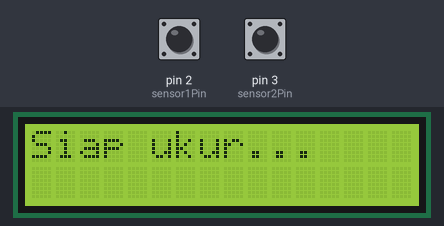
A sketch run on a simulated Arduino Uno, built with avr-gcc and run on an emulated ATmega328P. Shown: 16×2 character LCD. The inputs (shaded band) are chosen by the test bench; at power-on: pin 3 (sensor2Pin) HIGH, pin 2 (sensor1Pin) HIGH.

Above: at 2.2 s.
2.3 s: pin 3 (sensor2Pin) pulsed LOW 5 times (0.12 s each, 0.3 s apart)
At 4.2 s:
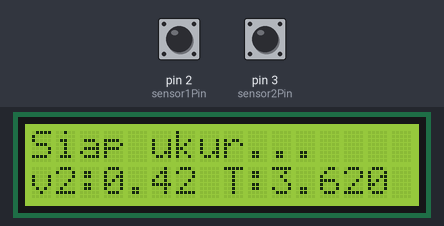
5.3 s: pin 2 (sensor1Pin) pulsed LOW 2 times (0.12 s each, 0.3 s apart)
At 5.8 s:
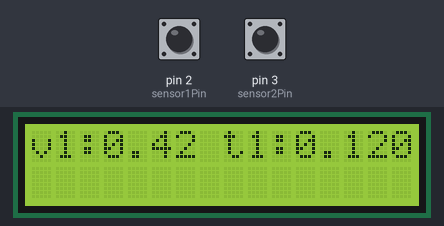
Timing chart, 0 to 8.3 s (numbered marks = the images above; inputs shaded):
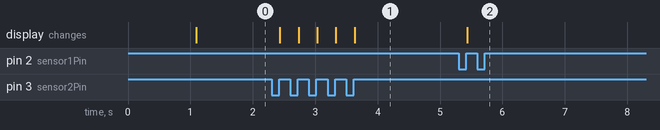

The sketch:

Pengukur_Kecepatan_Arduino.ino
```cpp
#include <Wire.h>
#include <LiquidCrystal_I2C.h>

LiquidCrystal_I2C lcd(0x27, 16, 2);

// Pin sensor
const int sensor1Pin = 2;
const int sensor2Pin = 3;

// Ukuran objek (meter)
float objectWidth = 0.05; // 5 cm

// Sensor 1
unsigned long s1_start = 0;
unsigned long s1_end   = 0;
bool s1_block = false;

// Sensor 2
unsigned long s2_start = 0;
unsigned long s2_end   = 0;
bool s2_block = false;

// Nilai kecepatan
float v1 = 0;
float v2 = 0;

// Waktu blok
float t1_block = 0;
float t2_block = 0;

// Total waktu antar sensor
float T_total = 0;

void setup() {
  pinMode(sensor1Pin, INPUT_PULLUP);
  pinMode(sensor2Pin, INPUT_PULLUP);

  lcd.begin(16, 2);
  lcd.backlight();
  lcd.clear();
  lcd.print("v1 v2 + T_total");
  delay(1000);

  lcd.clear();
  lcd.print("Siap ukur...");
}

void loop() {

  bool s1 = (digitalRead(sensor1Pin) == LOW);
  bool s2 = (digitalRead(sensor2Pin) == LOW);

  // ============================
  // SENSOR 1
  // ============================
  if (s1 && !s1_block) {
    s1_start = micros();   // mulai tutup sensor 1
    s1_block = true;
  }

  if (!s1 && s1_block) {
    s1_end = micros();     // selesai tutup sensor 1
    s1_block = false;

    t1_block = (s1_end - s1_start) / 1e6;
    v1 = objectWidth / t1_block;

    lcd.clear();
    lcd.setCursor(0, 0);
    lcd.print("v1:");
    lcd.print(v1, 2);
    lcd.print(" t1:");
    lcd.print(t1_block, 3);
  }

  // ============================
  // SENSOR 2
  // ============================
  if (s2 && !s2_block) {
    s2_start = micros();   // mulai tutup sensor 2
    s2_block = true;
  }

  if (!s2 && s2_block) {
    s2_end = micros();     // selesai tutup sensor 2
    s2_block = false;

    t2_block = (s2_end - s2_start) / 1e6;
    v2 = objectWidth / t2_block;

    // ============================
    // HITUNG TOTAL WAKTU T
    // ============================

    T_total = (s2_end - s1_start) / 1e6;   // detik

    lcd.setCursor(0, 1);
    lcd.print("v2:");
    lcd.print(v2, 2);
    lcd.print(" T:");
    lcd.print(T_total, 3);
  }
}
```

Measured:
- after the input at 2.3 s, the display: first changes after 0.14 s (image 1 shows a later state)
- after the input at 5.3 s, the display: changes after 0.14 s (image 2)
